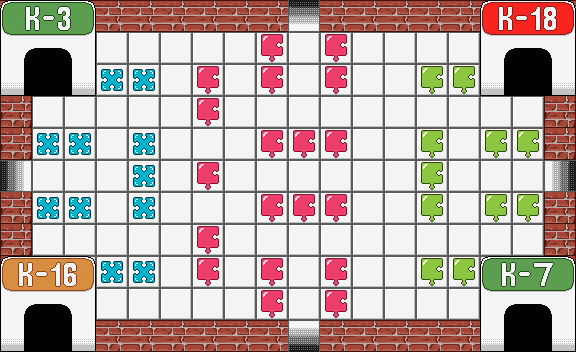

Rendered tile map (Tiled .tmx) drawn with the repository's tilesets; below, a short description and the map source with its tile grids summarised:
An orthogonal 18x11 tile map with 32x32 px tiles, 3 tile layers (Floors, Graphics, Rooms) and 12 objects (2x 3, 2x 18, 2x 7, 2x 16, down, ...).

<map version="1.0" orientation="orthogonal" renderorder="right-down" width="18" height="11" tilewidth="32" tileheight="32" nextobjectid="16">
 <tileset firstgid="1" name="sheet_uusi" tilewidth="32" tileheight="32" tilecount="48" columns="12">
  <image source="../TileSheets/sheet_uusi.png" width="393" height="128" />
 </tileset>
 <layer name="Floors" width="18" height="11">
  <data>[198 cells, 198 non-empty, 1 distinct tile ids]</data>
 </layer>
 <layer name="Graphics" width="18" height="11">
  <data>[198 cells, 95 non-empty, 9 distinct tile ids]</data>
 </layer>
 <objectgroup name="Rooms">
  <object id="5" name="3" x="0" y="0" width="91" height="91" />
  <object id="6" name="18" x="484" y="1" width="89" height="90" />
  <object id="8" name="7" x="485" y="260" width="89" height="90" />
  <object id="11" name="16" x="1" y="259" width="91" height="91" />
 </objectgroup>
 <layer name="Rooms" width="18" height="11">
  <data>[198 cells, 36 non-empty, 36 distinct tile ids]</data>
 </layer>
 <objectgroup name="Entrances">
  <object id="1" name="down" x="288" y="4" width="32" height="60" />
  <object id="2" name="right" x="4" y="160" width="61" height="32" />
  <object id="3" name="up" x="288" y="286" width="32" height="62" />
  <object id="4" name="left" x="509" y="160" width="63" height="32" />
 </objectgroup>
 <objectgroup name="Numbers">
  <object id="12" name="7" x="512" y="302" width="42" height="43" />
  <object id="13" name="18" x="510" y="46" width="42" height="44" />
  <object id="14" name="3" x="30" y="47" width="42" height="43" />
  <object id="15" name="16" x="31" y="300" width="41" height="45" />
 </objectgroup>
</map>
